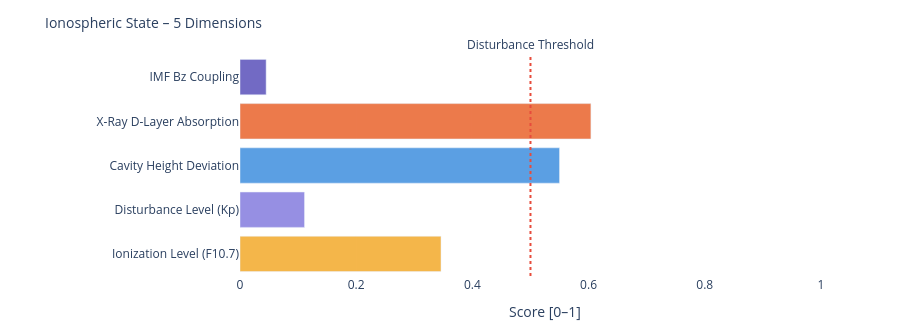

The cell this chart's notebook holds for it:
### Markdown cell above
---
### 📐 Systemic Insight: Geometric Cavity vs. Real Schumann Resonance

**Relevant for:** Layer 6 = delta analysis &nbsp;|&nbsp; Layer 7 = feature vector / system interpretation

A cavity height change from 80 km to 70 km shifts the **idealized geometric frequencies** only minimally:

| Modus | Aktuell | Referenz | Δ |
|-------|---------|----------|---|
| SR-1 | 10.4762 Hz | 10.4599 Hz | +16 mHz |
| SR-2 | 18.1452 Hz | 18.1171 Hz | +28 mHz |
| SR-3 | 25.6612 Hz | 25.6215 Hz | +40 mHz |
| SR-4 | 33.1285 Hz | 33.0772 Hz | +51 mHz |

The geometric effect is limited because 10 km is very small compared to Earth's radius (~6371 km).

**Consequence:** Real Schumann deviations are likely driven more strongly by **conductivity, damping, day/night structure, lightning distribution and source geometry** than by pure cavity height.

---

**Layer 6 compares:**
```
geometric Δ from Layer 4  vs.  observed Δ from real Schumann measurement data
```

**Layer 7 Feature:**
```
If real Δ >> geometric Δ  →  non-geometric factors dominant
```

### Code cell
# ============================================================
# IONOSPHERIC STATE – Summary gauge
# Five dimensions: ionization, disturbance, cavity height, X-Ray, Bz coupling
# ============================================================

def norm(v, lo, hi):
    if v is None: return None
    return round(max(0.0, min(1.0, (v - lo) / (hi - lo))), 3)

# Ionization level (F10.7 → F2-Layer)
ioniz = norm(f107_val, 60, 250)

# Disturbance level (Kp → E/F-Layer irregularities)
disturb = norm(kp_val, 0, 9)

# Cavity height deviation from reference (80 km)
h_dev = norm(abs(h_eff - 80), 0, 20)

# X-Ray ionization (D-Layer absorption)
xray_ioniz = None
if xray_now is not None:
    xray_ioniz = norm(math.log10(max(xray_now, 1e-9)) + 9, 0, 5)

# Bz coupling (southward Bz → stronger magnetosphere-ionosphere coupling)
bz_coupling = norm(-(bz_now or 0), -5, 30) if bz_now is not None else None

dims = [
    ('Ionization Level (F10.7)',    ioniz,      '#F2A623'),
    ('Disturbance Level (Kp)',      disturb,    '#7F77DD'),
    ('Cavity Height Deviation',     h_dev,      '#378ADD'),
    ('X-Ray D-Layer Absorption',    xray_ioniz, '#E85D24'),
    ('IMF Bz Coupling',             bz_coupling,'#534AB7'),
]

fig = go.Figure()
for name, val, col in dims:
    if val is not None:
        h = int(val * 20)
        bar = '█' * h + '░' * (20 - h)
        label = f'{name}:  {bar}  {val:.3f}'
    else:
        label = f'{name}:  {"─" * 20}  n/a'
    fig.add_trace(go.Bar(
        x=[val if val is not None else 0],
        y=[name],
        orientation='h',
        marker_color=col, opacity=0.82,
        showlegend=False
    ))

fig.add_vline(x=0.5, line_dash='dot', line_color='#e74c3c',
              annotation_text='Disturbance Threshold', annotation_position='top')
fig.update_layout(
    title=dict(text='Ionospheric State – 5 Dimensions', font=dict(size=14)),
    xaxis=dict(title='Score [0–1]', range=[0, 1.05]),
    height=330, plot_bgcolor='rgba(0,0,0,0)', paper_bgcolor='rgba(0,0,0,0)',
    margin=dict(l=240, r=50, t=55, b=40)
)
fig.show()

print(f'\nIonospheric state:')
for name, val, _ in dims:
    print(f'  {name:<35} {val:.3f}' if val is not None else f'  {name:<35} n/a')

### Figure 1 — Plotly figure (JSON) as saved in the notebook; plotly's stock layout.template omitted (floating-point values rounded to 4 significant figures)
{"data": [{"marker": {"color": "#F2A623"}, "opacity": 0.82, "orientation": "h", "showlegend": false, "type": "bar", "x": [0.346], "y": ["Ionization Level (F10.7)"]}, {"marker": {"color": "#7F77DD"}, "opacity": 0.82, "orientation": "h", "showlegend": false, "type": "bar", "x": [0.111], "y": ["Disturbance Level (Kp)"]}, {"marker": {"color": "#378ADD"}, "opacity": 0.82, "orientation": "h", "showlegend": false, "type": "bar", "x": [0.55], "y": ["Cavity Height Deviation"]}, {"marker": {"color": "#E85D24"}, "opacity": 0.82, "orientation": "h", "showlegend": false, "type": "bar", "x": [0.604], "y": ["X-Ray D-Layer Absorption"]}, {"marker": {"color": "#534AB7"}, "opacity": 0.82, "orientation": "h", "showlegend": false, "type": "bar", "x": [0.045], "y": ["IMF Bz Coupling"]}], "layout": {"annotations": [{"showarrow": false, "text": "Disturbance Threshold", "x": 0.5, "xanchor": "center", "xref": "x", "y": 1, "yanchor": "bottom", "yref": "y domain"}], "height": 330, "margin": {"b": 40, "l": 240, "r": 50, "t": 55}, "paper_bgcolor": "rgba(0,0,0,0)", "plot_bgcolor": "rgba(0,0,0,0)", "shapes": [{"line": {"color": "#e74c3c", "dash": "dot"}, "type": "line", "x0": 0.5, "x1": 0.5, "xref": "x", "y0": 0, "y1": 1, "yref": "y domain"}], "title": {"font": {"size": 14}, "text": "Ionospheric State – 5 Dimensions"}, "xaxis": {"range": [0, 1.05], "title": {"text": "Score [0–1]"}}}}
